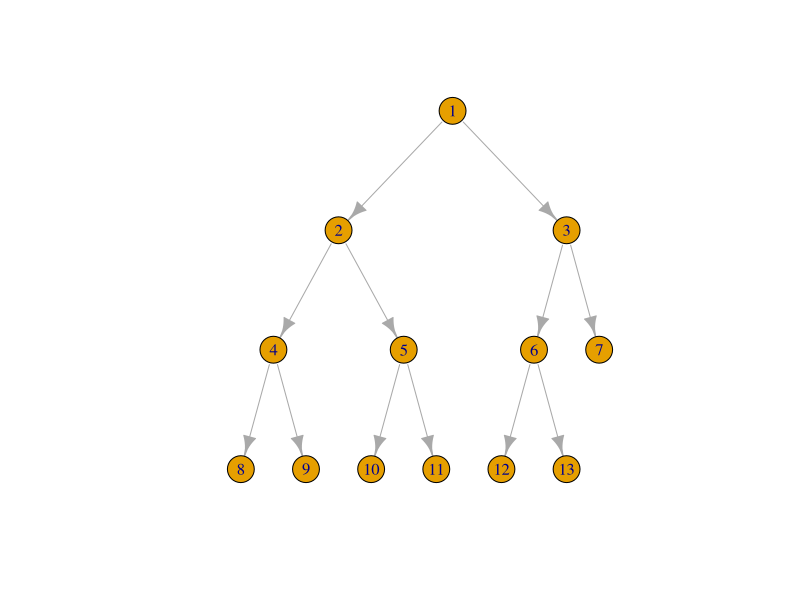
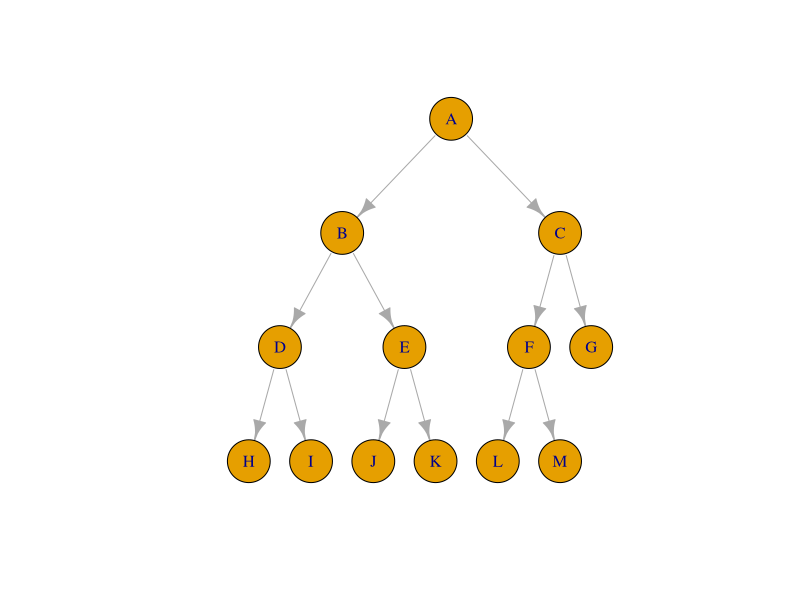
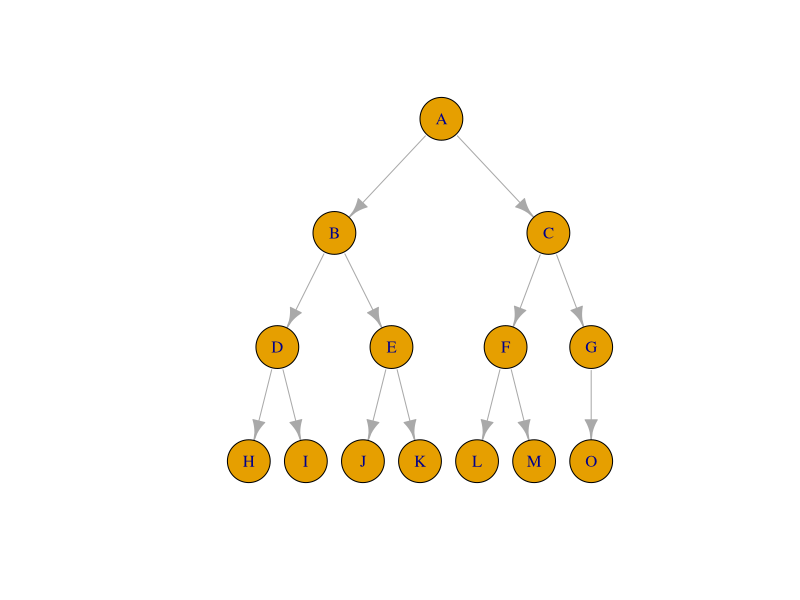
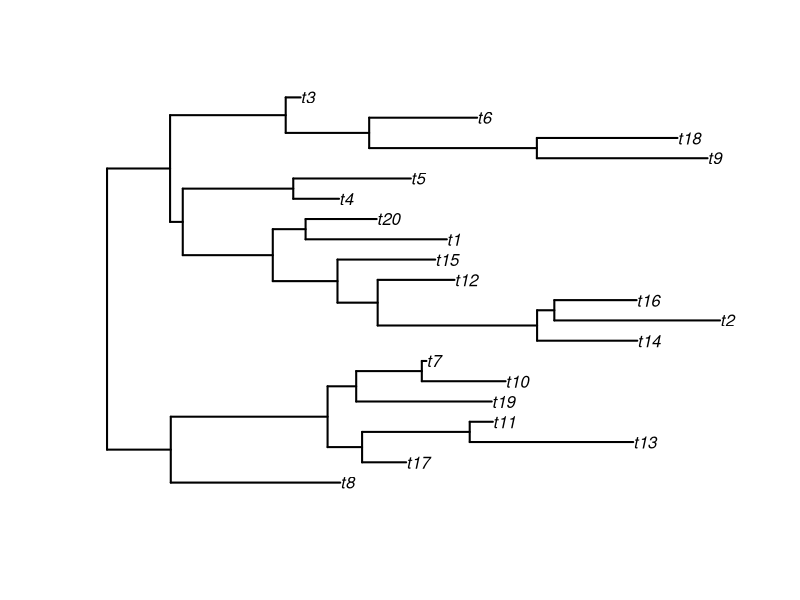
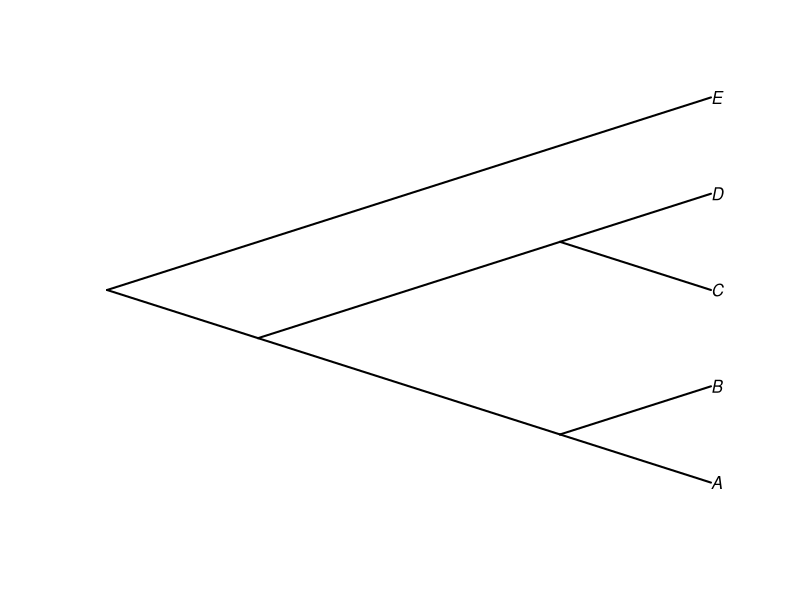

Recreate these plots in R, in order.
library(igraph)
G <- graph.tree(n=13,children=2)

# let's print it using a tree-specific layout 
# (N.B. you must specify the root node)
co <- layout.reingold.tilford(G, params=list(root=1)) 
plot(G, layout=co)


library(igraph)
G <- graph.tree(n=13,children=2)

#add names to vertex (just assign a upper-case letter to each)
V(G)$name <- LETTERS[1:length(V(G))]

# plot (1)
lay <- layout.reingold.tilford(G, params=list(root='A')) 
plot(G, layout=lay, vertex.size=25)

# add a vertex 'O', then a new edge 'G' --> 'O'
G <- G + vertices('O')
G <- G + edge('G', 'O')

# plot again (2)
lay <- layout.reingold.tilford(G, params=list(root='A')) 
plot(G, layout=lay, vertex.size=25)


#Plota arvore lateralmente 
## load ape
library(ape)
## simulate a phylogeny
tree <- rtree(n = 20)
plot(tree, edge.width = 2)

#Plota árvore com linhas

tree <- read.tree(text = "(((A,B),(C,D)),E);")
plot(tree, type = "cladogram", edge.width = 2)





